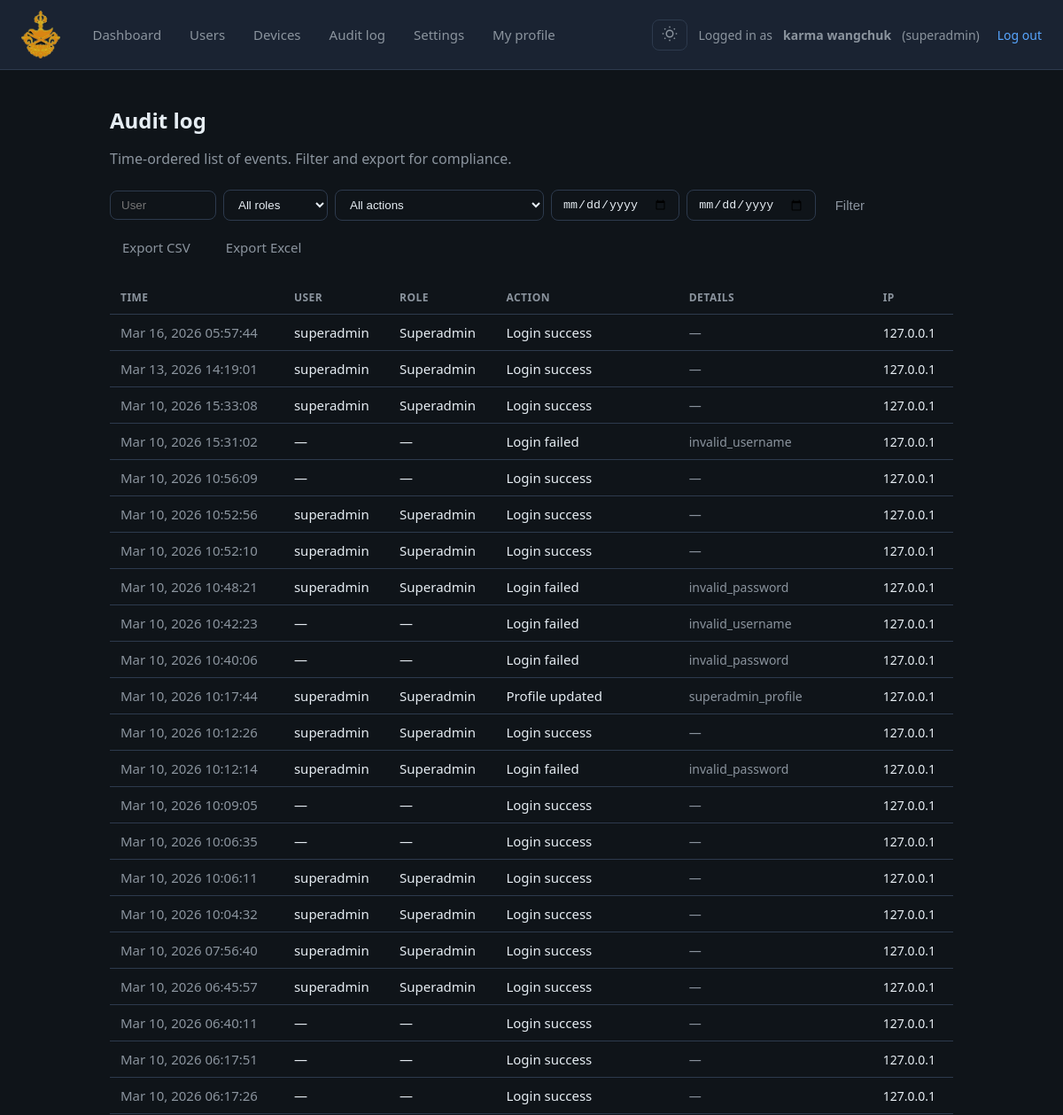
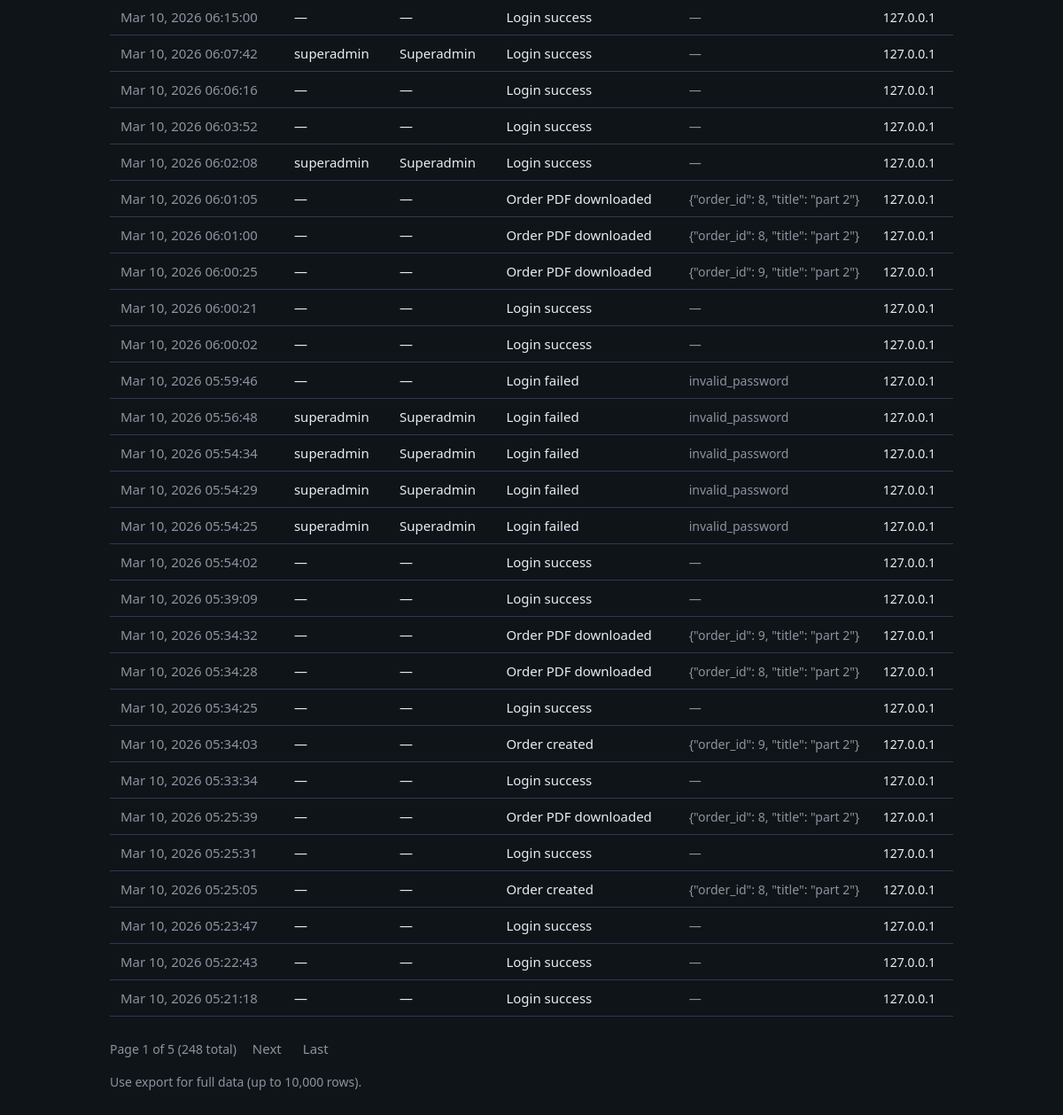
Before: /dashboard/superadmin/audit/ (signed in) with the older database file (2 pictures, top to bottom).
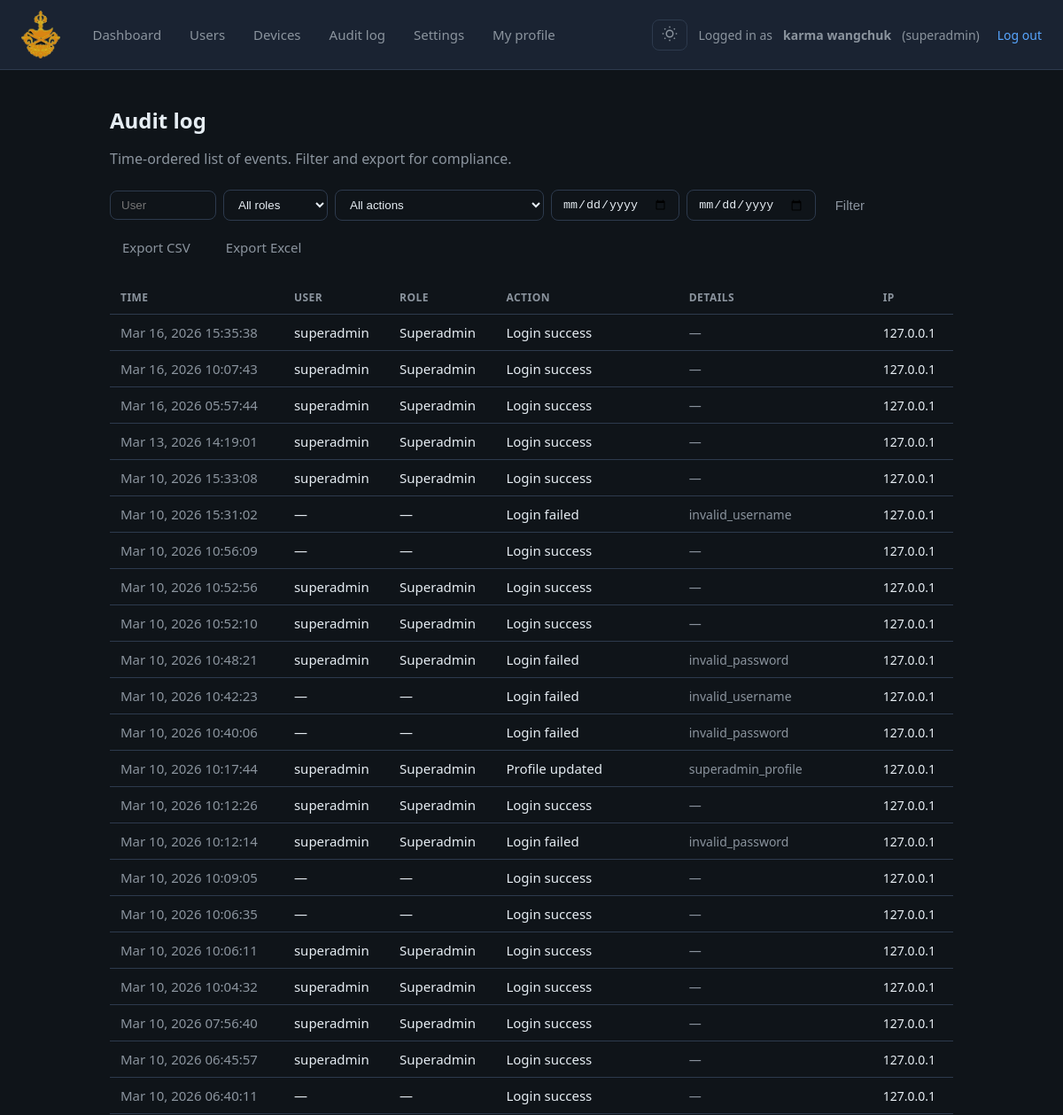
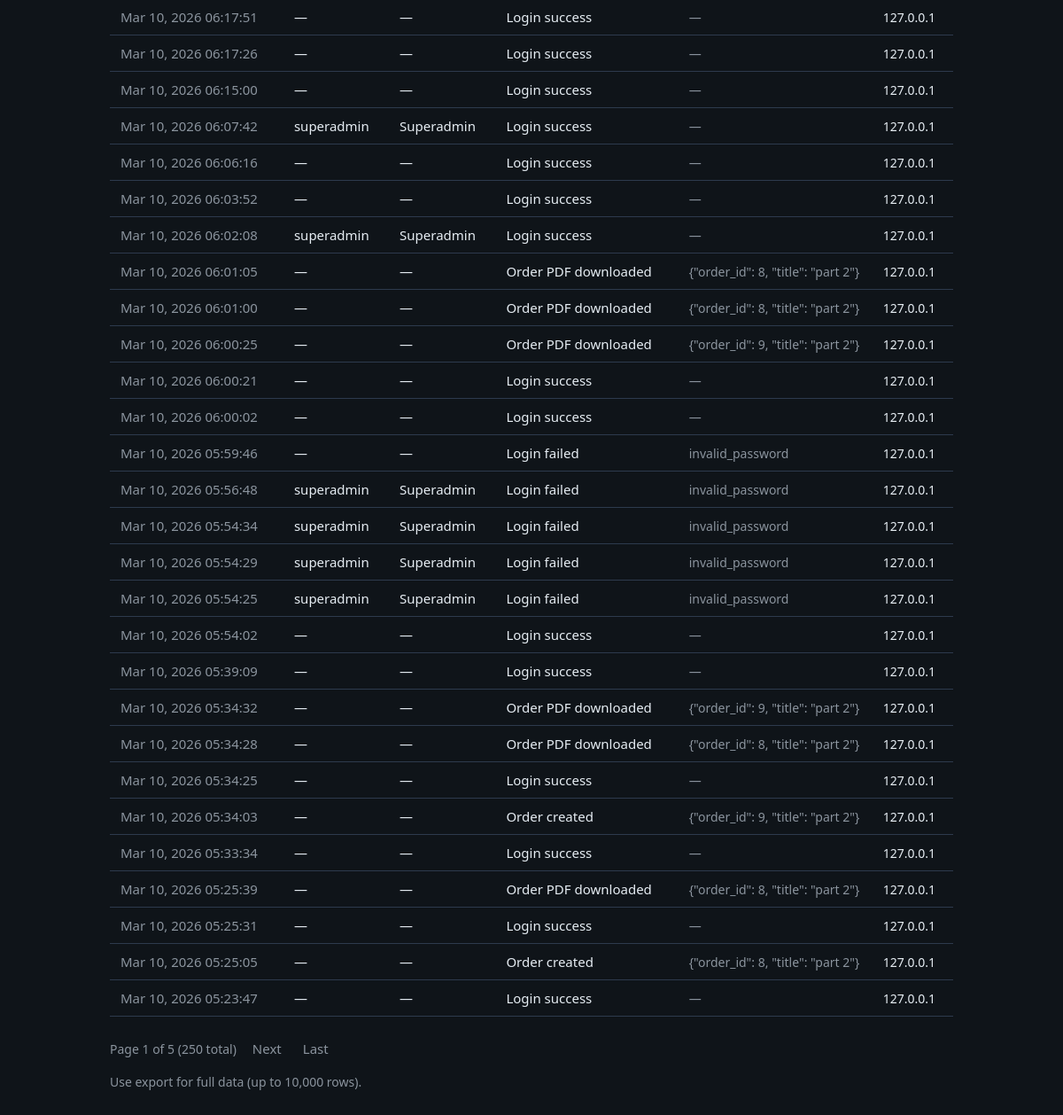
After: the same page with the newer database file (2 pictures, top to bottom).
### accounts/models.py (models this page shows, shortened)
class User(AbstractUser):
    role = models.CharField(
        max_length=20,
        choices=Role.choices,
        default=Role.USER,
    )
    is_active = models.BooleanField(default=True)
    email = models.EmailField(unique=True)
    force_password_change = models.BooleanField(
        default=False,
        help_text='If set, user must set a new password on next login (after OTP).',
    )
    created_by = models.ForeignKey(
        'self',
        null=True,
        blank=True,
        on_delete=models.SET_NULL,
        related_name='created_users',
        help_text='Admin who created this user (null if created by superadmin).',
    )
    wing = models.CharField(max_length=100, blank=True, help_text='Wing or department.')
    phone = models.CharField(max_length=32, blank=True, help_text='Phone number.')
    date_of_birth = models.DateField(null=True, blank=True, help_text='Date of birth.')
    employee_number = models.CharField(
        max_length=64,
        unique=True,
        null=True,
        blank=True,
        help_text='Employee number; used as username for employee login.',
    )
    is_approved = models.BooleanField(
        default=True,
        help_text='If False, user cannot log in until a superadmin approves (for admin-created users).',
    )
    class Meta:
        db_table = 'accounts_user'
        indexes = [
            models.Index(fields=['role']),
            models.Index(fields=['is_active']),
        ]

class AuditEvent(models.Model):
    user = models.ForeignKey(
        User,
        on_delete=models.SET_NULL,
        null=True,
        blank=True,
        related_name='audit_events',
    )
    action = models.CharField(max_length=64, choices=AuditAction.choices)
    timestamp = models.DateTimeField(auto_now_add=True)
    details = models.TextField(blank=True, help_text='JSON or free text: order id, etc.')
    ip_address = models.GenericIPAddressField(null=True, blank=True)
    user_agent = models.CharField(max_length=512, blank=True)
    class Meta:
        db_table = 'accounts_auditevent'
        ordering = ['-timestamp']
        indexes = [
            models.Index(fields=['-timestamp']),
            models.Index(fields=['action']),
        ]

### accounts/views.py (the view, shortened to what this page needs)
# urls.py: path('dashboard/superadmin/audit/', views.superadmin_audit_log, name='superadmin_audit_log'),
@require_GET
@role_required(Role.SUPERADMIN)
def superadmin_audit_log(request):
    qs = AuditEvent.objects.select_related('user').order_by('-timestamp')
    user_filter = (request.GET.get('user') or '').strip()
    role_filter = (request.GET.get('role') or '').strip()
    action_filter = (request.GET.get('action') or '').strip()
    date_from = (request.GET.get('date_from') or '').strip()
    date_to = (request.GET.get('date_to') or '').strip()
    export = (request.GET.get('format') or '').strip().lower()
    if user_filter:
        if user_filter.isdigit():
            qs = qs.filter(user_id=int(user_filter))
        else:
            qs = qs.filter(user__username__icontains=user_filter)
    if role_filter and role_filter in dict(Role.choices):
        qs = qs.filter(user__role=role_filter)
    if action_filter and action_filter in dict(AuditAction.choices):
        qs = qs.filter(action=action_filter)
    if date_from:
        try:
            from datetime import date as date_type
            qs = qs.filter(timestamp__date__gte=date_type.fromisoformat(date_from))
        except ValueError:
            pass
    if date_to:
        try:
            from datetime import date as date_type
            qs = qs.filter(timestamp__date__lte=date_type.fromisoformat(date_to))
        except ValueError:
            pass
    get_copy = request.GET.copy()
    get_copy.pop('format', None)
    query_string_export = get_copy.urlencode()
    paginator = Paginator(qs, AUDIT_PAGE_SIZE)
    page_number = request.GET.get('page', 1)
    page_obj = paginator.get_page(page_number)
    get_copy_pag = request.GET.copy()
    get_copy_pag.pop('format', None)
    get_copy_pag.pop('page', None)
    query_string = get_copy_pag.urlencode()
    return render(request, 'accounts/superadmin/audit_log.html', {
        'events': page_obj,
        'page_obj': page_obj,
        'query_string': query_string,
        'user_filter': user_filter,
        'role_filter': role_filter,
        'action_filter': action_filter,
        'date_from': date_from,
        'date_to': date_to,
        'role_choices': Role.choices,
        'action_choices': AuditAction.choices,
        'query_string_export': query_string_export,
    })

### accounts/rbac.py (called while the page is built)
def role_required(*allowed_roles: str):
    allowed = set(allowed_roles)
    def decorator(view_func):
        @wraps(view_func)
        def _wrapped_view(request, *args, **kwargs):
            if not request.user.is_authenticated:
                login_url = reverse('accounts:login')
                return redirect(f'{login_url}?{REDIRECT_FIELD_NAME}={request.get_full_path()}')
            if request.user.role not in allowed:
                return redirect(get_dashboard_url_for_role(request.user.role))
            return view_func(request, *args, **kwargs)
        return _wrapped_view
    return decorator

### templates/accounts/superadmin/audit_log.html (shortened to what this page needs)
{% extends "base_dashboard.html" %}
{% block nav %}
  <a href="{% url 'accounts:superadmin_dashboard' %}">Dashboard</a>
  <a href="{% url 'accounts:superadmin_user_list' %}">Users</a>
  <a href="{% url 'accounts:superadmin_device_list' %}">Devices</a>
  <a href="{% url 'accounts:superadmin_audit_log' %}">Audit log</a>
  <a href="{% url 'accounts:superadmin_settings' %}">Settings</a>
  <a href="{% url 'accounts:superadmin_profile' %}">My profile</a>
{% endblock %}
{% block content %}
<h1 class="page-title">Audit log</h1>
<p class="page-desc">Time-ordered list of events. Filter and export for compliance.</p>
<div class="toolbar" style="display:flex; flex-wrap:wrap; gap:12px; margin-bottom:20px; align-items:center;">
  <form method="get" action="{% url 'accounts:superadmin_audit_log' %}" style="display:flex; flex-wrap:wrap; gap:8px; align-items:center;">
    <input type="text" name="user" value="{{ user_filter }}" placeholder="User" style="width:120px; padding:8px 12px; border:1px solid var(--border); border-radius:8px; background:var(--bg); color:var(--text);">
    <select name="role" style="padding:8px 12px; border:1px solid var(--border); border-radius:8px; background:var(--bg); color:var(--text);">
      <option value="">All roles</option>
    </select>
    <select name="action" style="padding:8px 12px; border:1px solid var(--border); border-radius:8px; background:var(--bg); color:var(--text);">
      <option value="">All actions</option>
    </select>
    <input type="date" name="date_from" value="{{ date_from }}" placeholder="From" style="padding:8px 12px; border:1px solid var(--border); border-radius:8px; background:var(--bg); color:var(--text);">
    <input type="date" name="date_to" value="{{ date_to }}" placeholder="To" style="padding:8px 12px; border:1px solid var(--border); border-radius:8px; background:var(--bg); color:var(--text);">
    <button type="submit" class="btn btn-ghost" style="margin:0;">Filter</button>
  </form>
  <a href="?{% if query_string_export %}{{ query_string_export }}&{% endif %}format=csv" class="btn btn-ghost" style="margin:0;">Export CSV</a>
  <a href="?{% if query_string_export %}{{ query_string_export }}&{% endif %}format=xlsx" class="btn btn-ghost" style="margin:0;">Export Excel</a>
</div>
<div class="table-wrap" style="overflow-x:auto;">
  <table class="data-table" style="width:100%; border-collapse:collapse;">
    <thead>
      <tr style="border-bottom:1px solid var(--border); text-align:left;">
        <th style="padding:10px 12px;">Time</th>
        <th style="padding:10px 12px;">User</th>
        <th style="padding:10px 12px;">Role</th>
        <th style="padding:10px 12px;">Action</th>
        <th style="padding:10px 12px;">Details</th>
        <th style="padding:10px 12px;">IP</th>
      </tr>
    </thead>
    <tbody>
      {% for e in events %}
      <tr style="border-bottom:1px solid var(--border);">
        <td style="padding:10px 12px; color:var(--text-muted); white-space:nowrap;">{{ e.timestamp|date:"M j, Y H:i:s" }}</td>
        <td style="padding:10px 12px;">{{ e.user.username|default:"—" }}</td>
        <td style="padding:10px 12px;">{{ e.user.get_role_display|default:"—" }}</td>
        <td style="padding:10px 12px;">{{ e.get_action_display }}</td>
        <td style="padding:10px 12px; max-width:200px; font-size:0.875rem; color:var(--text-muted);">{{ e.details|truncatechars:50|default:"—" }}</td>
        <td style="padding:10px 12px; font-size:0.875rem;">{{ e.ip_address|default:"—" }}</td>
      </tr>
      {% empty %}
      <tr><td colspan="6" style="padding:24px; color:var(--text-muted);">No events match the filters.</td></tr>
      {% endfor %}
    </tbody>
  </table>
</div>
{% include "includes/pagination.html" with query_string=query_string %}
<p style="margin-top:12px; font-size:0.875rem; color:var(--text-muted);">Use export for full data (up to 10,000 rows).</p>
{% endblock %}

### templates/base_dashboard.html (shortened to what this page needs)
<!DOCTYPE html>
{% load static %}
<html lang="en">
<head>
</head>
<body>
  <header class="header">
    <div class="header-left">
      <img src="{% static 'images/logo.png' %}" alt="IMS" class="app-logo">
      <nav class="nav">{% block nav %}{% endblock %}</nav>
    </div>
    <div class="header-right" style="display:flex; align-items:center; gap:12px;">
      <button type="button" id="theme-toggle" aria-label="Toggle dark/light mode" title="Toggle dark/light mode" style="background:var(--surface); border:1px solid var(--border); border-radius:8px; padding:6px 10px; cursor:pointer; color:var(--text-muted); display:flex; align-items:center; justify-content:center;">
        <span class="theme-icon-light" style="display:none;"></span>
      </button>
      Logged in as <strong>{{ user.wing|default:user.get_full_name|default:user.username }}</strong> ({{ user.username }})
      <a href="{% url 'accounts:logout' %}">Log out</a>
    </div>
  </header>
  <main class="main">
    {% block content %}{% endblock %}
  </main>
</body>
</html>

### templates/includes/pagination.html (shortened to what this page needs)
{% if page_obj and page_obj.paginator.num_pages > 1 %}
<nav class="pagination" style="display:flex; align-items:center; gap:8px; margin-top:20px; flex-wrap:wrap;">
  <span style="color:var(--text-muted); font-size:0.875rem;">
    Page {{ page_obj.number }} of {{ page_obj.paginator.num_pages }} ({{ page_obj.paginator.count }} total)
  </span>
  <div style="display:flex; gap:4px;">
    {% if page_obj.has_next %}
    <a href="?{% if query_string %}{{ query_string }}&{% endif %}page={{ page_obj.next_page_number }}" class="btn btn-ghost" style="padding:6px 10px;">Next</a>
    <a href="?{% if query_string %}{{ query_string }}&{% endif %}page={{ page_obj.paginator.num_pages }}" class="btn btn-ghost" style="padding:6px 10px;">Last</a>
    {% endif %}
  </div>
</nav>
{% endif %}

### templates/base_dashboard.html (style rules this page uses)
:root, [data-theme="dark"] { --bg: #0f1419; --surface: #1a2332; --border: #2d3a4d; --text: #e6edf3; --text-muted: #8b949e; --accent: #58a6ff; --accent-hover: #79b8ff; --hover-overlay: rgba(255,255,255,0.06); --table-hover: rgba(255,255,255,0.02); --card-shadow: 0 4px 20px rgba(0,0,0,0.2); }
* { box-sizing: border-box; }
body { margin: 0; font-family: 'Segoe UI', system-ui, sans-serif; background: var(--bg); color: var(--text); min-height: 100vh; }
.header { background: var(--surface); border-bottom: 1px solid var(--border); padding: 12px 24px; display: flex; align-items: center; justify-content: space-between; flex-wrap: wrap; gap: 12px; }
.header-left { display: flex; align-items: center; gap: 24px; }
.app-logo { height: 54px; width: auto; display: block; object-fit: contain; }
.nav { display: flex; gap: 8px; }
.nav a { padding: 8px 12px; color: var(--text-muted); text-decoration: none; border-radius: 6px; font-size: 0.9375rem; }
.header-right { color: var(--text-muted); font-size: 0.875rem; }
.header-right a { color: var(--accent); text-decoration: none; margin-left: 8px; }
.main { max-width: 1000px; margin: 0 auto; padding: 24px; }
.page-title { font-size: 1.5rem; font-weight: 600; margin-bottom: 8px; }
.page-desc { color: var(--text-muted); margin-bottom: 24px; }
.btn { display: inline-block; padding: 8px 14px; font-size: 0.9375rem; border-radius: 8px; text-decoration: none; border: none; cursor: pointer; background: var(--accent); color: #fff; }
.btn-ghost { background: transparent; color: var(--text-muted); }
.table-wrap { overflow-x: auto; }
.data-table { width: 100%; border-collapse: collapse; }
.data-table th { padding: 12px 16px; text-align: left; font-size: 0.75rem; font-weight: 600; text-transform: uppercase; letter-spacing: 0.04em; color: var(--text-muted); border-bottom: 1px solid var(--border); }
.data-table td { padding: 14px 16px; border-bottom: 1px solid var(--border); font-size: 0.9375rem; }
.data-table tbody tr:last-child td { border-bottom: none; }

Changed rows visible on the page:
no longer on this page (row unchanged): AuditEvent: timestamp "Mar 10, 2026 05:22:43", user.username "—", user.role "—", action "Login success", details "—", ip_address "127.0.0.1"
no longer on this page (row unchanged): AuditEvent: timestamp "Mar 10, 2026 05:21:18", user.username "—", user.role "—", action "Login success", details "—", ip_address "127.0.0.1"
added AuditEvent: timestamp "Mar 16, 2026 15:35:38", user.username "superadmin", user.role "Superadmin", action "Login success", details "—", ip_address "127.0.0.1"
added AuditEvent: timestamp "Mar 16, 2026 10:07:43", user.username "superadmin", user.role "Superadmin", action "Login success", details "—", ip_address "127.0.0.1"
Other visible differences:
{{ page_obj.paginator.count }}: "248" → "250"
